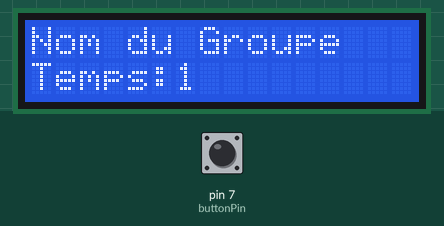
Recording of a sketch running on a simulated Arduino Uno, built with avr-gcc and run on an emulated ATmega328P. On the bench: 16×2 character LCD. Inputs (shaded band) come from the test bench; at power-on: pin 7 (buttonPin) HIGH.

Above: at 1.2 s.
1.3 s: pin 7 (buttonPin) pulled LOW for 0.15 s
At 2.1 s:
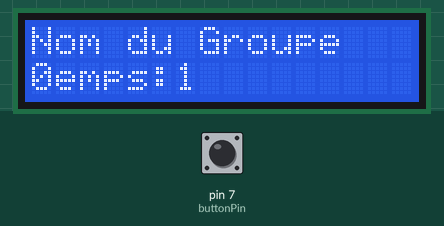
3.8 s: pin 7 (buttonPin) pulled LOW for 1 s
At 4.5 s:
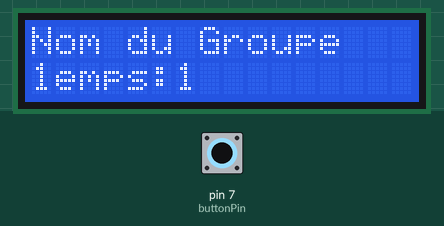
6.3 s: pin 7 (buttonPin) pulled LOW for 0.15 s
At 7.1 s:
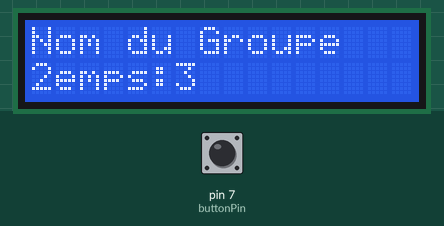
8.8 s: pin 7 (buttonPin) pulled LOW for 1 s
At 9.5 s:
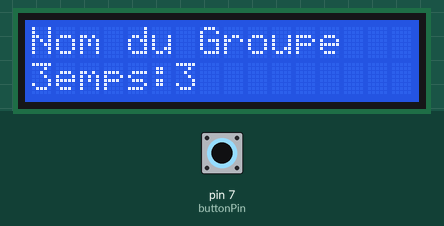
Timing chart, 0 to 11.8 s (numbered marks = the images above; inputs shaded):
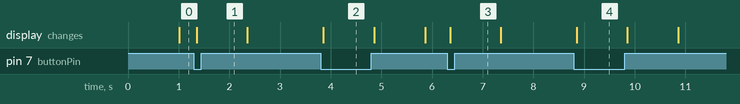

The sketch:

ecrire_compteur.ino
```cpp
#include <LiquidCrystal.h>

int seconds = 0;

LiquidCrystal lcd_1(12, 11, 5, 4, 3, 2);

const int buttonPin = 7;      // Broche du bouton poussoir
bool compteurEnMarche = true; // État du compteur (démarré / arrêté)
unsigned long lastDebounceTime = 0;
const unsigned long debounceDelay = 50;

int buttonState;
int lastButtonState = HIGH;

unsigned long compteur = 0;
unsigned long previousMillis = 0;
const unsigned long interval = 1000;  // 1 seconde

void setup() {
  lcd_1.begin(16, 2);
  lcd_1.setCursor(0, 0);
  lcd_1.print("Nom du Groupe");

  pinMode(buttonPin, INPUT_PULLUP);
}

void loop() {
  int reading = digitalRead(buttonPin);

  // Gestion anti-rebond du bouton
  if (reading != lastButtonState) {
    lastDebounceTime = millis();
  }

  if ((millis() - lastDebounceTime) > debounceDelay) {
    // Si l'état du bouton a changé
    if (reading != buttonState) {
      buttonState = reading;

      // Bouton pressé (LOW car INPUT_PULLUP)
      if (buttonState == LOW) {
        compteurEnMarche = !compteurEnMarche;  // Inverse l'état du compteur

      // set the cursor to column 0, line 1
  // (note: line 1 is the second row, since counting
  // begins with 0):
  lcd_1.setCursor(0, 1);
  // print the number of seconds since reset:
  lcd_1.print(seconds);
  delay(1000);
  seconds += 1;

      }
    }
  }

  lastButtonState = reading;

  // Si le compteur est en marche, incrémente toutes les secondes
  if (compteurEnMarche) {
    unsigned long currentMillis = millis();
    if (currentMillis - previousMillis >= interval) {
      previousMillis = currentMillis;
      compteur++;
    }
  }

  // Affiche le compteur sur la 2ème ligne (efface avant d'écrire)
  lcd_1.setCursor(0, 1);
  lcd_1.print("Temps:          "); // Effacer l'ancienne valeur
  lcd_1.setCursor(6, 1);
  lcd_1.print(compteur);
}
```

Measured:
- after the input at 1.3 s, the display: changes after 0.05 s (image 1)
- after the input at 3.8 s, the display: changes after 0.05 s (image 2)
- after the input at 6.3 s, the display: changes after 0.06 s (image 3)
- after the input at 8.8 s, the display: changes after 0.05 s (image 4)
